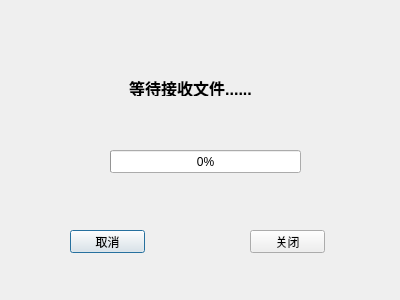
<?xml version="1.0" encoding="UTF-8"?>
<ui version="4.0">
 <class>TcpClient</class>
 <widget class="QDialog" name="TcpClient">
  <property name="geometry">
   <rect>
    <x>0</x>
    <y>0</y>
    <width>400</width>
    <height>300</height>
   </rect>
  </property>
  <property name="windowTitle">
   <string>接收端</string>
  </property>
  <widget class="QPushButton" name="tcpClientCancelBtm">
   <property name="geometry">
    <rect>
     <x>70</x>
     <y>230</y>
     <width>75</width>
     <height>23</height>
    </rect>
   </property>
   <property name="text">
    <string>取消</string>
   </property>
  </widget>
  <widget class="QPushButton" name="tcpClientCloseBtn">
   <property name="geometry">
    <rect>
     <x>250</x>
     <y>230</y>
     <width>75</width>
     <height>23</height>
    </rect>
   </property>
   <property name="text">
    <string>关闭</string>
   </property>
  </widget>
  <widget class="QProgressBar" name="progressBar">
   <property name="geometry">
    <rect>
     <x>110</x>
     <y>150</y>
     <width>191</width>
     <height>23</height>
    </rect>
   </property>
   <property name="value">
    <number>0</number>
   </property>
  </widget>
  <widget class="QLabel" name="tcpClientStatusLabel">
   <property name="geometry">
    <rect>
     <x>110</x>
     <y>80</y>
     <width>161</width>
     <height>16</height>
    </rect>
   </property>
   <property name="font">
    <font>
     <pointsize>12</pointsize>
     <weight>75</weight>
     <bold>true</bold>
    </font>
   </property>
   <property name="text">
    <string>等待接收文件......</string>
   </property>
   <property name="alignment">
    <set>Qt::AlignCenter</set>
   </property>
  </widget>
 </widget>
 <resources/>
 <connections/>
</ui>
